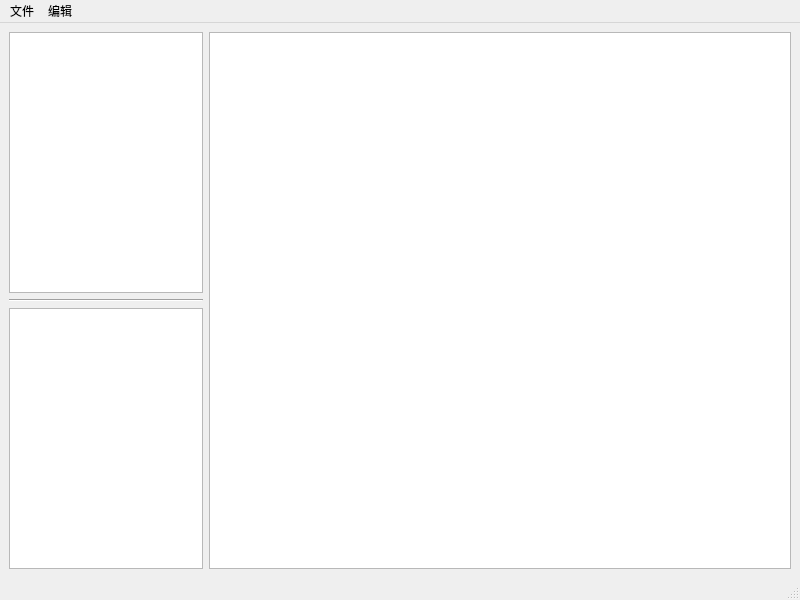
<?xml version="1.0" encoding="UTF-8"?>
<ui version="4.0">
 <class>MainWindow</class>
 <widget class="QMainWindow" name="MainWindow">
  <property name="windowModality">
   <enum>Qt::WindowModality::NonModal</enum>
  </property>
  <property name="geometry">
   <rect>
    <x>0</x>
    <y>0</y>
    <width>800</width>
    <height>600</height>
   </rect>
  </property>
  <property name="windowTitle">
   <string>文件读写器</string>
  </property>
  <widget class="QWidget" name="centralwidget">
   <layout class="QGridLayout" name="gridLayout">
    <item row="0" column="0">
     <layout class="QHBoxLayout" name="horizontalLayout" stretch="5,15">
      <item>
       <layout class="QVBoxLayout" name="verticalLayout" stretch="0,0,0">
        <property name="spacing">
         <number>6</number>
        </property>
        <item>
         <widget class="QTreeView" name="treeView">
          <property name="frameShape">
           <enum>QFrame::Shape::StyledPanel</enum>
          </property>
          <attribute name="headerVisible">
           <bool>true</bool>
          </attribute>
         </widget>
        </item>
        <item>
         <widget class="Line" name="line">
          <property name="orientation">
           <enum>Qt::Orientation::Horizontal</enum>
          </property>
         </widget>
        </item>
        <item>
         <widget class="QListView" name="listView"/>
        </item>
       </layout>
      </item>
      <item>
       <widget class="QTextBrowser" name="textBrowser"/>
      </item>
     </layout>
    </item>
   </layout>
  </widget>
  <widget class="QMenuBar" name="menubar">
   <property name="geometry">
    <rect>
     <x>0</x>
     <y>0</y>
     <width>800</width>
     <height>33</height>
    </rect>
   </property>
   <widget class="QMenu" name="menu">
    <property name="title">
     <string>文件</string>
    </property>
    <addaction name="actionxinjian"/>
    <addaction name="actionOpen"/>
   </widget>
   <widget class="QMenu" name="menu_2">
    <property name="title">
     <string>编辑</string>
    </property>
   </widget>
   <addaction name="menu"/>
   <addaction name="menu_2"/>
  </widget>
  <widget class="QStatusBar" name="statusbar"/>
  <action name="actionxinjian">
   <property name="text">
    <string>New</string>
   </property>
  </action>
  <action name="actionOpen">
   <property name="text">
    <string>Open</string>
   </property>
  </action>
 </widget>
 <resources/>
 <connections/>
</ui>
